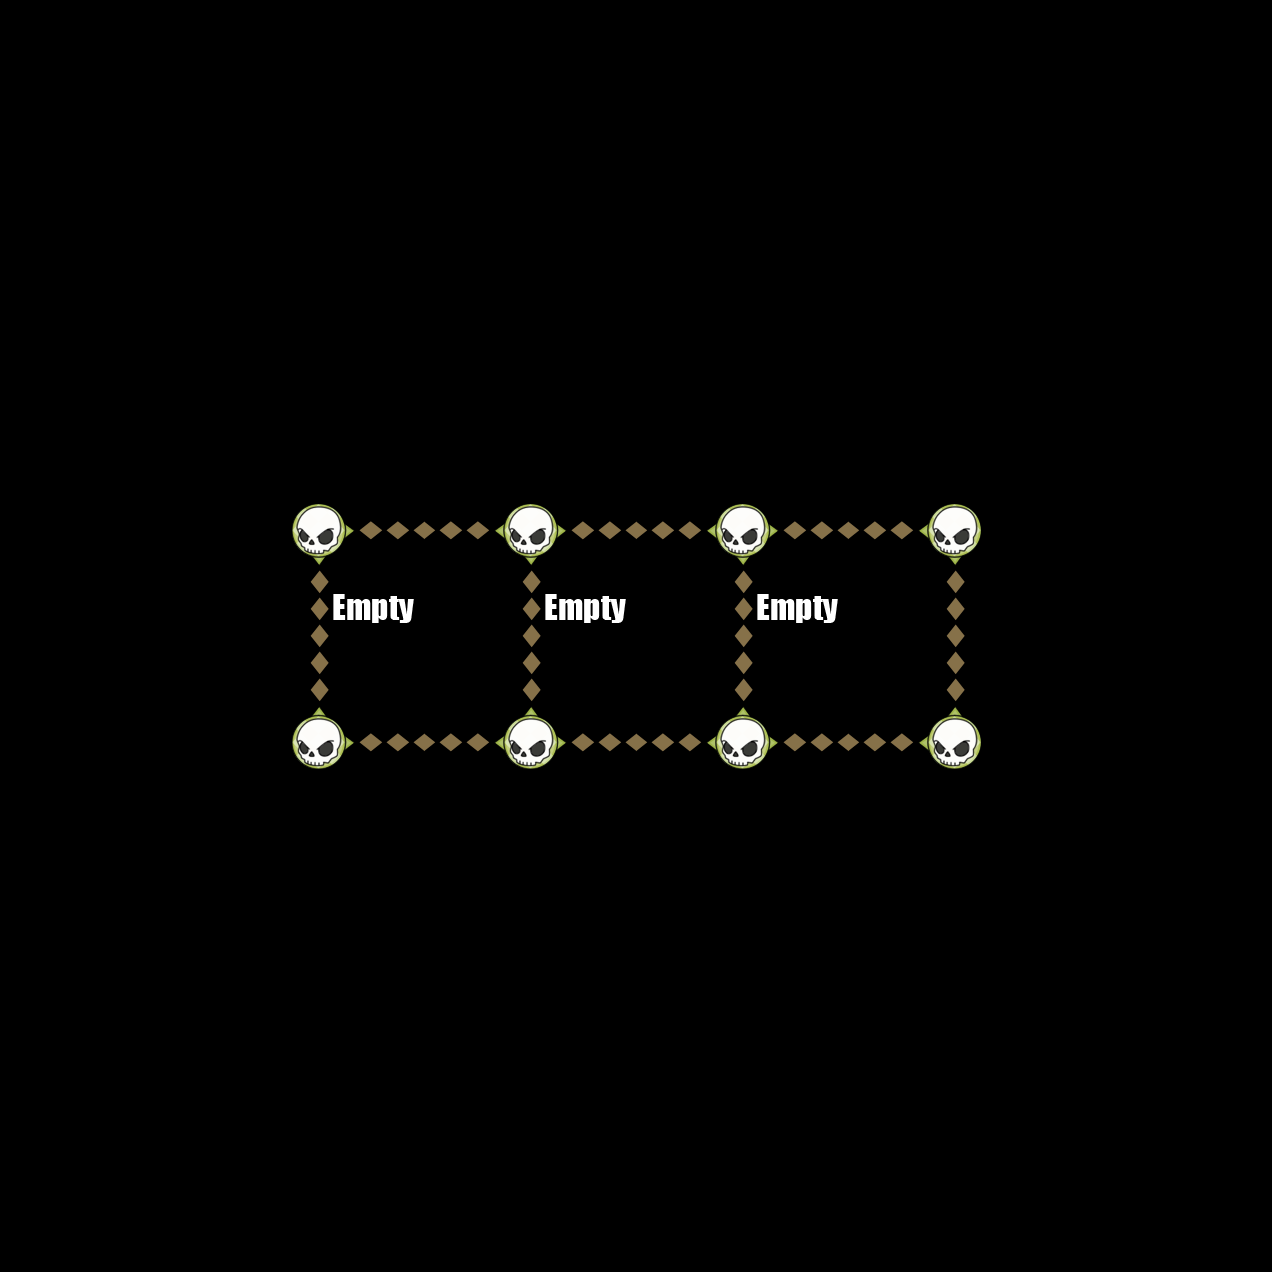

A 2D game scene composited from a Tiled map and its tileset images. What follows is a short description and the map's XML, with each tile layer's data collapsed to a summary:
An orthogonal 6x6 tile map with 212x212 px tiles, 6 tile layers (Down, Up, Left, Right, ...).

<map version="1.0" orientation="orthogonal" width="6" height="6" tilewidth="212" tileheight="212">
 <tileset firstgid="1" name="TileGraphic_Final-ipadhd" tilewidth="212" tileheight="212">
  <image source="TileGraphic_Final-ipadhd.png" width="636" height="1060" />
  <tile id="0">
   <properties>
    <property name="LineFilled" value="True" />
   </properties>
  </tile>
  <tile id="2">
   <properties>
    <property name="Item" value="TreasureBox" />
   </properties>
  </tile>
  <tile id="4">
   <properties>
    <property name="RowFilled" value="True" />
   </properties>
  </tile>
  <tile id="6">
   <properties>
    <property name="Item" value="CannonLeft" />
   </properties>
  </tile>
  <tile id="7">
   <properties>
    <property name="Item" value="ShipRight" />
   </properties>
  </tile>
  <tile id="8">
   <properties>
    <property name="Item" value="MapOne" />
   </properties>
  </tile>
  <tile id="9">
   <properties>
    <property name="Item" value="CannonRight" />
   </properties>
  </tile>
  <tile id="10">
   <properties>
    <property name="Item" value="ShipLeft" />
   </properties>
  </tile>
  <tile id="11">
   <properties>
    <property name="Item" value="MapTwo" />
   </properties>
  </tile>
  <tile id="12">
   <properties>
    <property name="Item" value="Empty" />
   </properties>
  </tile>
 </tileset>
 <layer name="Down" width="6" height="6">
  <data>[36 cells, 4 non-empty, 1 distinct tile ids]</data>
 </layer>
 <layer name="Up" width="6" height="6">
  <data>[36 cells, 4 non-empty, 1 distinct tile ids]</data>
 </layer>
 <layer name="Left" width="6" height="6">
  <data>[36 cells, 6 non-empty, 1 distinct tile ids]</data>
 </layer>
 <layer name="Right" width="6" height="6">
  <data>[36 cells, 6 non-empty, 1 distinct tile ids]</data>
 </layer>
 <layer name="Dots" width="6" height="6">
  <data>[36 cells, 8 non-empty, 1 distinct tile ids]</data>
 </layer>
 <layer name="Items" width="6" height="6">
  <data>[36 cells, 3 non-empty, 1 distinct tile ids]</data>
 </layer>
</map>
